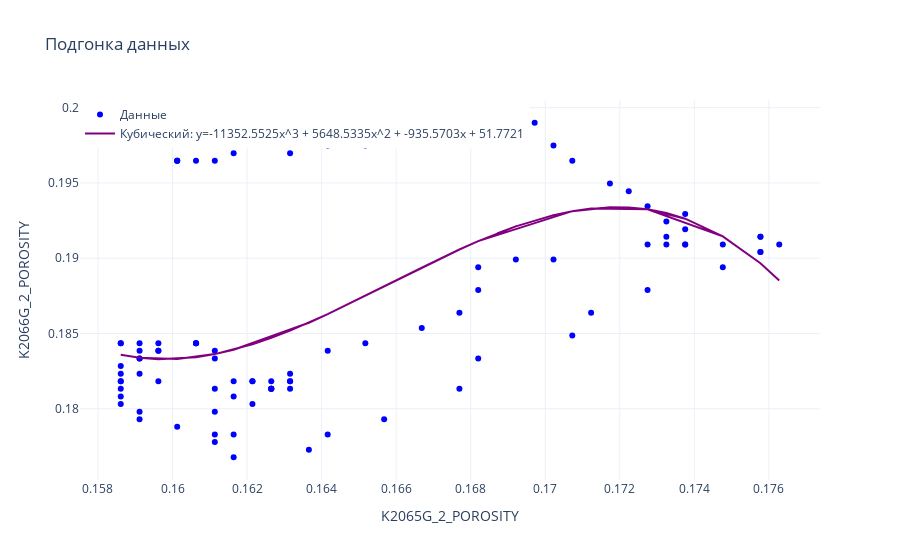

Notebook code for this chart:
### Code cell
fit_and_plot_lists_3(K2065G_2_POROSITY, K2066G_2_POROSITY, "K2065G_2_POROSITY", "K2066G_2_POROSITY")
